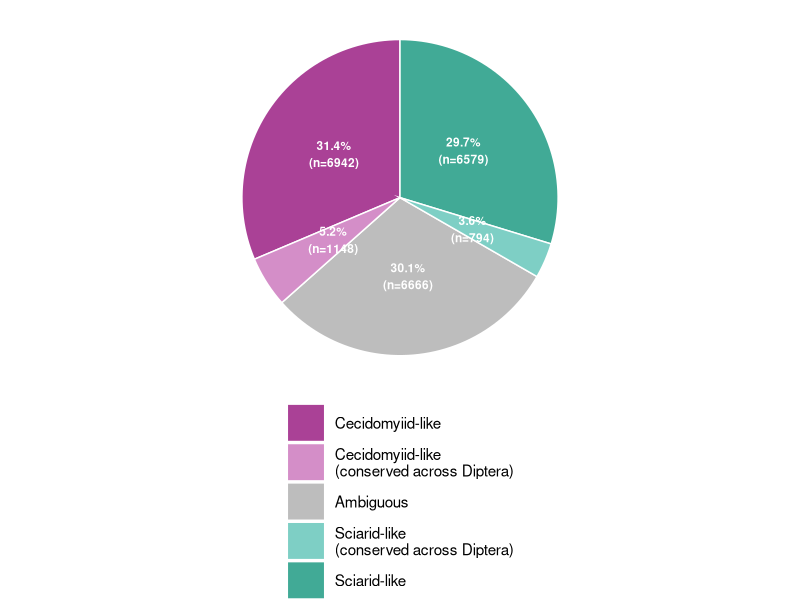
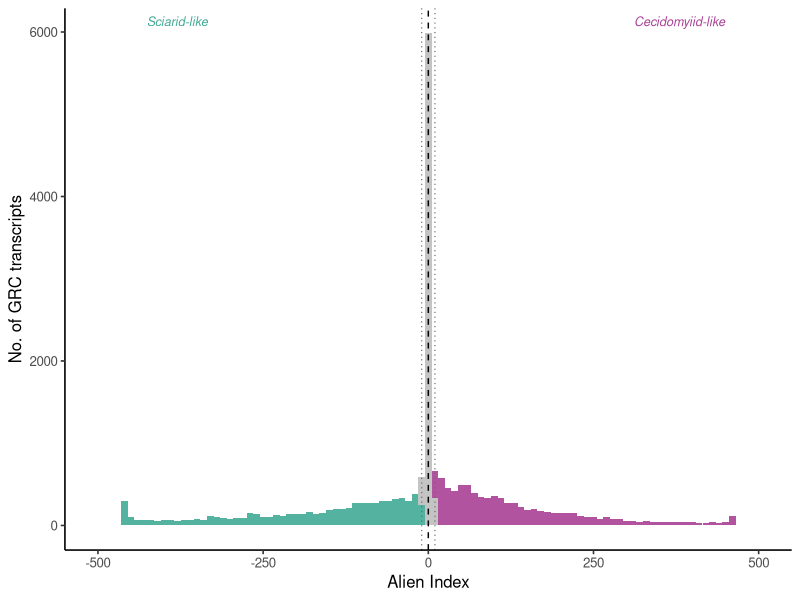
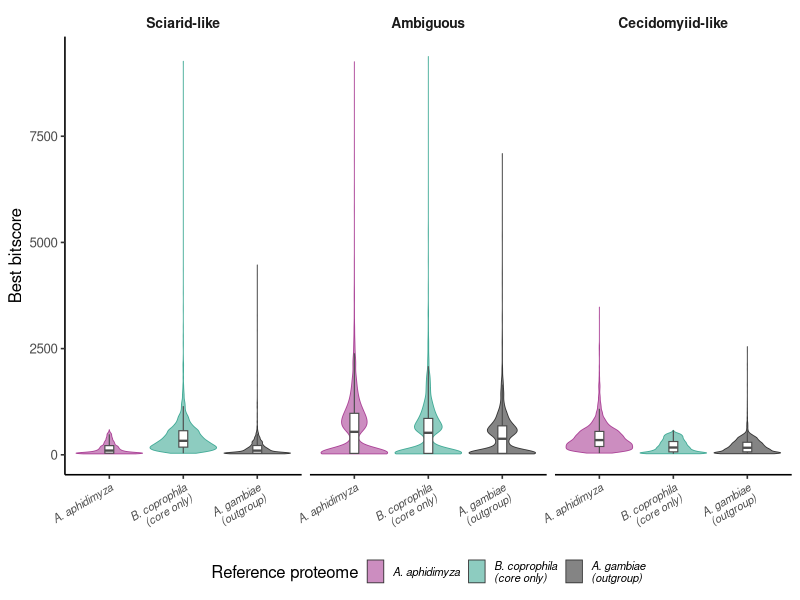
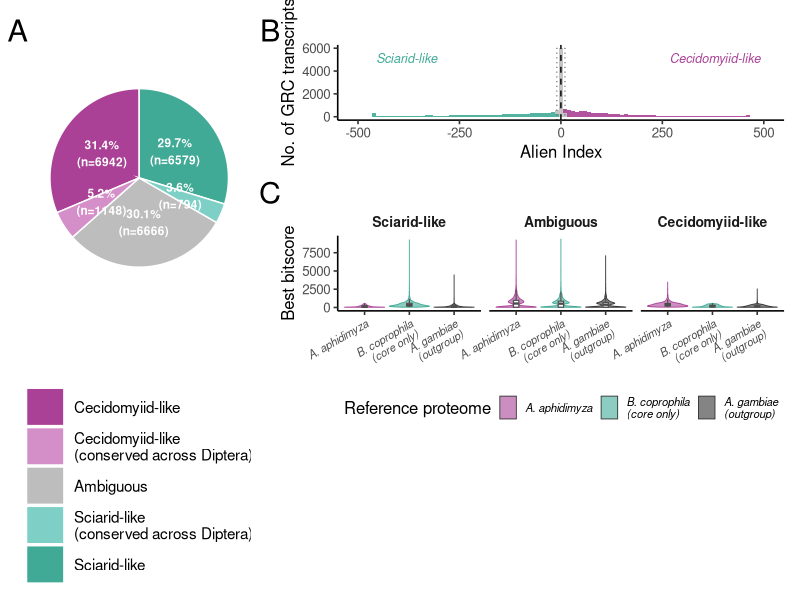

Recreate these plots in R, in order.
library(tidyverse)
library(patchwork)

# ── Load data ──────────────────────────────────────────────────────────────
df <- read.csv("Full_GRC_proteome_AI_summary.csv", stringsAsFactors = FALSE)
df <- df %>% filter(outgroup_flag != "no_hits_anywhere")

# Shared colour scales
interp_colours <- c(
  "cecidomyiid-like" = "#aa4196",
  "ambiguous"        = "#bdbdbd",
  "sciarid-like"     = "#41aa96"
)

proteome_colours <- c(
  "A. aphidimyza"              = "#aa4196",
  "B. coprophila\n(core only)" = "#41aa96",
  "A. gambiae\n(outgroup)"     = "#333333"
)

df$interpretation <- factor(
  df$interpretation,
  levels = c("cecidomyiid-like", "ambiguous", "sciarid-like")
)

# ── PANEL A: Pie chart ────────────────────────────────────────────────────
pie_counts <- df %>%
  mutate(
    category = case_when(
      interpretation == "cecidomyiid-like" & outgroup_flag == "ok"
      ~ "Cecidomyiid-like",
      interpretation == "cecidomyiid-like" & outgroup_flag == "check_conservation"
      ~ "Cecidomyiid-like\n(conserved across Diptera)",
      interpretation == "ambiguous"
      ~ "Ambiguous",
      interpretation == "sciarid-like" & outgroup_flag == "check_conservation"
      ~ "Sciarid-like\n(conserved across Diptera)",
      interpretation == "sciarid-like" & outgroup_flag == "ok"
      ~ "Sciarid-like"
    )
  ) %>%
  count(category) %>%
  mutate(
    pct   = n / sum(n) * 100,
    label = paste0(formatC(pct, digits = 1, format = "f"), "%\n(n=", n, ")")
  )

pie_levels <- c(
  "Cecidomyiid-like",
  "Cecidomyiid-like\n(conserved across Diptera)",
  "Ambiguous",
  "Sciarid-like\n(conserved across Diptera)",
  "Sciarid-like"
)

pie_pal <- c(
  "Cecidomyiid-like"                             = "#aa4196",
  "Cecidomyiid-like\n(conserved across Diptera)" = "#d48ec8",
  "Ambiguous"                                    = "#bdbdbd",
  "Sciarid-like\n(conserved across Diptera)"     = "#7ecfc5",
  "Sciarid-like"                                 = "#41aa96"
)

pie_counts$category <- factor(pie_counts$category, levels = pie_levels)
pie_counts
pA <- ggplot(pie_counts, aes(x = "", y = n, fill = category)) +
  geom_col(width = 1, colour = "white", linewidth = 0.5) +
  coord_polar(theta = "y", start = 0) +
  geom_text(
    aes(label = label),
    position = position_stack(vjust = 0.5),
    size = 3, colour = "white", fontface = "bold"
  ) +
  scale_fill_manual(values = pie_pal, name = NULL) +
  theme_void(base_size = 13) +
  theme(
    legend.position  = "bottom",
    legend.text      = element_text(size = 11),
    legend.key.size  = unit(1, "cm"),
    legend.direction = "vertical"
  )

pA
# ── PANEL B: AI histogram ─────────────────────────────────────────────────
ai_clip <- 500

pB <- df %>%
  mutate(alien_index = pmax(pmin(alien_index, ai_clip), -ai_clip)) %>%
  ggplot(aes(x = alien_index, fill = interpretation)) +
  geom_histogram(binwidth = 10, colour = NA, alpha = 0.9) +
  geom_vline(xintercept =  0,  linetype = "dashed", linewidth = 0.5) +
  geom_vline(xintercept =  10, linetype = "dotted", linewidth = 0.4, colour = "grey40") +
  geom_vline(xintercept = -10, linetype = "dotted", linewidth = 0.4, colour = "grey40") +
  scale_fill_manual(values = interp_colours, name = "Ancestry inference") +
  scale_x_continuous(limits = c(-ai_clip, ai_clip)) +
  annotate("text", x = -380, y = Inf, vjust = 1.8, hjust = 0.5,
           label = "Sciarid-like", colour = "#41aa96",
           size = 3.2, fontface = "italic") +
  annotate("text", x =  380, y = Inf, vjust = 1.8, hjust = 0.5,
           label = "Cecidomyiid-like", colour = "#aa4196",
           size = 3.2, fontface = "italic") +
  labs(x = "Alien Index", y = "No. of GRC transcripts") +
  theme_classic(base_size = 12) +
  theme(legend.position = "none")
pB

# ── PANEL C: Bitscore violins ─────────────────────────────────────────────
bitscore_long <- df %>%
  select(interpretation,
         best_bitscore_cecidomyiid,
         best_bitscore_sciarid,
         best_bitscore_outgroup) %>%
  pivot_longer(
    cols      = starts_with("best_bitscore"),
    names_to  = "source",
    values_to = "bitscore"
  ) %>%
  mutate(
    source = case_when(
      source == "best_bitscore_cecidomyiid" ~ "A. aphidimyza",
      source == "best_bitscore_sciarid"     ~ "B. coprophila\n(core only)",
      source == "best_bitscore_outgroup"    ~ "A. gambiae\n(outgroup)"
    ),
    source = factor(source, levels = c(
      "A. aphidimyza",
      "B. coprophila\n(core only)",
      "A. gambiae\n(outgroup)"
    ))
  ) %>%
  filter(bitscore > 0) %>%
  mutate(interpretation = factor(
    interpretation,
    levels = c("sciarid-like", "ambiguous", "cecidomyiid-like")
  ))

# Facet labels: capitalise for display
facet_labels <- c(
  "cecidomyiid-like" = "Cecidomyiid-like",
  "ambiguous"        = "Ambiguous",
  "sciarid-like"     = "Sciarid-like"
)

pC <- ggplot(bitscore_long,
             aes(x = source, y = bitscore,
                 fill = source, colour = source)) +
  geom_violin(alpha = 0.6, linewidth = 0.3, scale = "width") +
  geom_boxplot(width = 0.12, outlier.shape = NA,
               fill = "white", colour = "grey30", linewidth = 0.4) +
  facet_wrap(~ interpretation, nrow = 1, labeller = as_labeller(facet_labels)) +
  scale_fill_manual(values = proteome_colours, name = "Reference proteome") +
  scale_colour_manual(values = proteome_colours, guide = "none") +
  scale_y_continuous(limits = c(0, NA)) +
  labs(x = NULL, y = "Best bitscore") +
  theme_classic(base_size = 12) +
  theme(
    axis.text.x      = element_text(face = "italic", size = 8,
                                    angle = 30, hjust = 1),
    strip.background = element_blank(),
    strip.text       = element_text(face = "bold", size = 10),
    legend.position  = "bottom",
    legend.text      = element_text(face = "italic", size = 8),
    legend.key.size  = unit(0.45, "cm")
  )
pC

# ── COMBINE ───────────────────────────────────────────────────────────────
# A sits left (taller), B and C stack on the right
combined <- pA + (pB / pC) +
  plot_layout(widths = c(1, 2)) +
  plot_annotation(tag_levels = "A") &
  theme(plot.tag = element_text(size = 22))

combined
